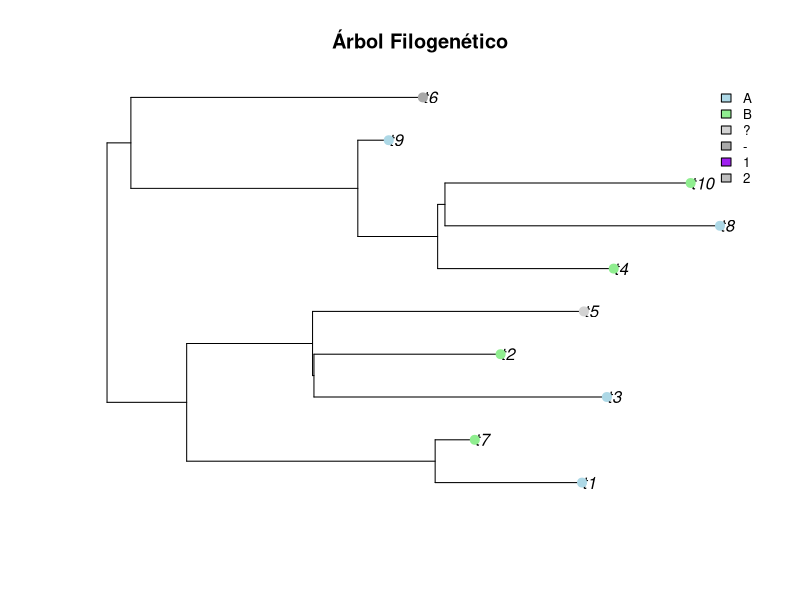

R code for this plot:
install.packages("ape")
library(ape)

# Función principal
default_palette <- c("lightblue", "lightgreen", "orange", "pink", "purple", "gray")

mapear <- function(filogenia, datos, colores_terminales = NULL) {
  # Verificar si el archivo es tipo multiphylo
  if (inherits(filogenia, "multiPhylo")) {
    warning("El archivo de árboles es tipo multiphylo. Solamente se tomará la primera filogenia.")
    filogenia <- filogenia[[1]]
  }
  
  # Verificar si el árbol tiene longitudes de rama
  if (is.null(filogenia$edge.length)) {
    message("La filogenia no contiene longitudes de rama.")
  } else {
    message("La filogenia contiene longitudes de rama.")
  }
  
  # Transformar estados de carácter a factores
  datos[, -1] <- lapply(datos[, -1], as.factor)
  
  # Asignar paleta de colores
  if (is.null(colores_terminales)) {
    unique_states <- unique(unlist(datos[, -1]))
    colores_terminales <- setNames(default_palette[seq_along(unique_states)], unique_states)
    colores_terminales["?"] <- "lightgray"
    colores_terminales["-"] <- "darkgray"
  }
  
  # Combinar los datos con el árbol
  datos <- datos[match(filogenia$tip.label, datos$species), ]
  
  # Verificar si hay terminales sin datos
  if (any(is.na(datos))) {
    message("Algunas terminales no tienen datos asociados. Se marcarán como datos faltantes.")
  }
  
  # Graficar el árbol
  plot(filogenia, main = "Árbol Filogenético")
  
  # Anotar las terminales con colores personalizados
  tip_colors <- colores_terminales[as.character(datos[, 2])]
  tip_colors[is.na(tip_colors)] <- "lightgray" # Color para datos faltantes
  
  tiplabels(pch = 19, col = tip_colors, cex = 1.2)
  
  # Agregar leyenda
  legend("topright", legend = names(colores_terminales), fill = colores_terminales, cex = 0.8, bty = "n")
}

# Ejemplo
# Crear un árbol filogenético aleatorio con 10 especies
arbol <- rtree(10)

# Crear una base de datos de caracteres discretos para las especies
datos_especies <- data.frame(
  species = arbol$tip.label, # Usar los nombres de las especies del árbol
  character1 = c("A", "B", "A", "B", "?", "B", "A", "B", "A", "-"),
  character2 = c(1, 2, 1, 2, 1, 2, 1, 2, 1, 2)
)

# Ver la base de datos de caracteres
print(datos_especies)

# Ejecutar la función
mapear(arbol, datos_especies)